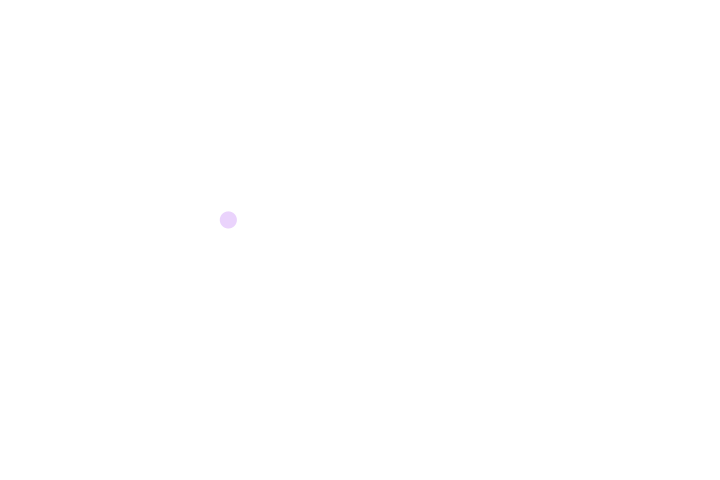
Frame 1 (no input)
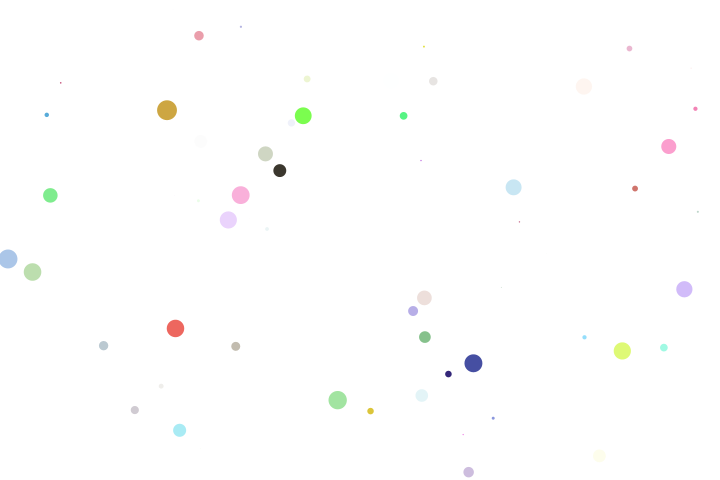
Frame 60 (the mouse pressed at the canvas centre just before this capture)
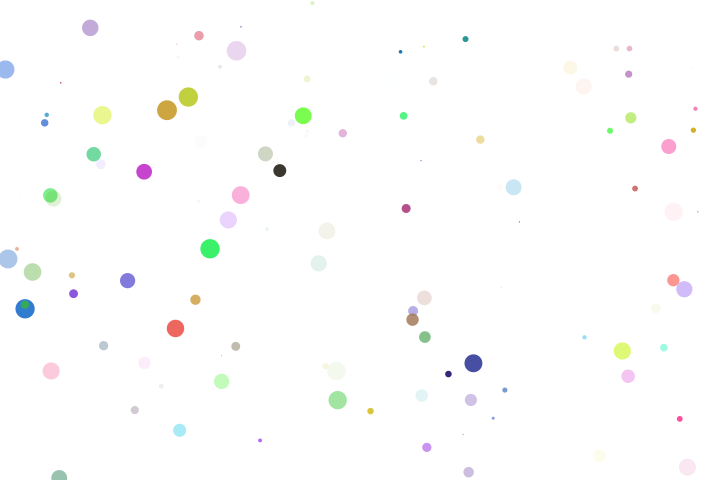
Frame 120 (the mouse held since frame 60 and released just before this capture)

The Processing sketch that drew these frames (run headless with seeded random() and noise(); from frame 60 on, the mouse is pressed at the canvas centre):

// Processing sketch: day02_exercise_variables
// ── day02_exercise_variables.pde
// Example 4-7: Filling variables with random values

float r;
float g;
float b;
float a;

float diam;
float x;
float y;

void setup() {
  size(720, 480);
  background(255);
}

void draw() {
  // Each time through draw(), new random 
  // numbers are picked for a new ellipse.
  r = random(255);
  g = random(255);
  b = random(255);
  a = random(255);
  diam = random(20);
  x = random(width);
  y = random(height);

  // Use values to draw an ellipse
  noStroke();
  fill(r, g, b, a);
  ellipse(x, y, diam, diam);
}
